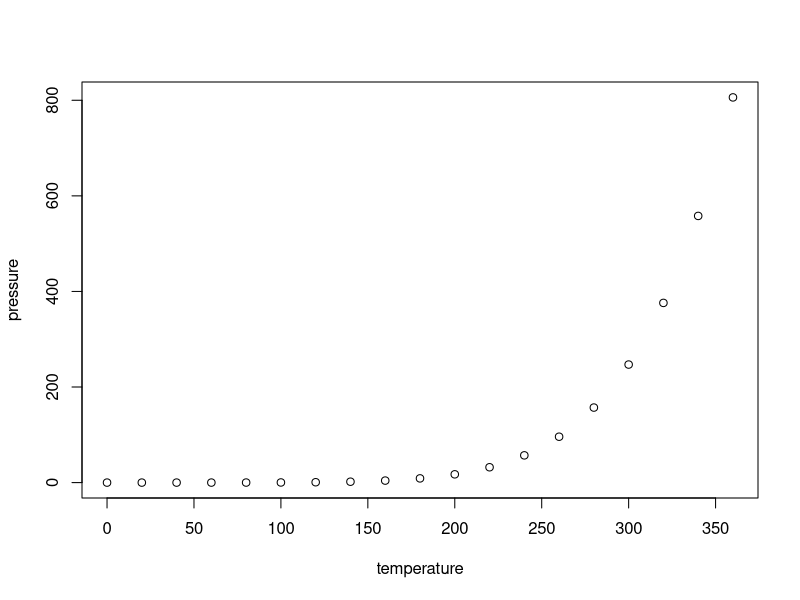
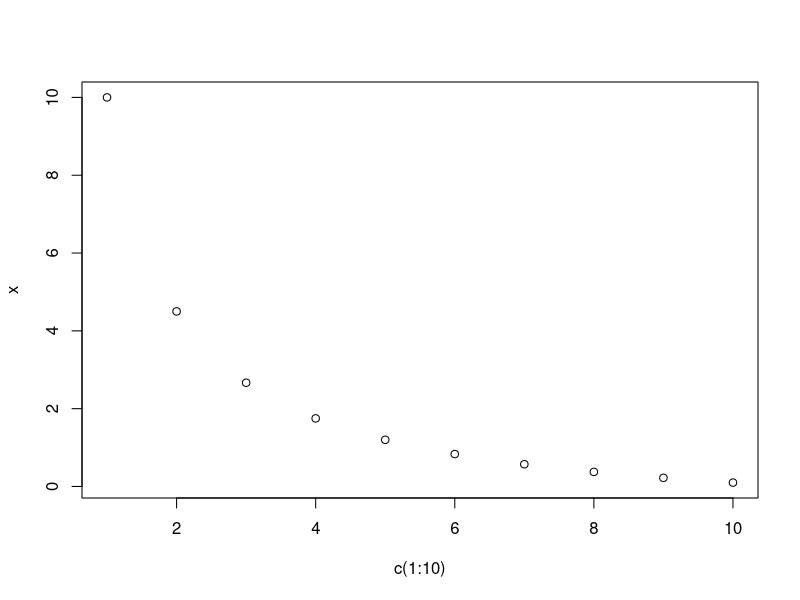

The R source for these figures, in order:
## ---- chunk 1
knitr::opts_chunk$set(echo = TRUE)
## ---- chunk 2
summary(cars)
## ---- chunk 3
plot(pressure)
## ---- chunk 4
x <- c(10:1)*1/c(1:10)
x
plot(c(1:10), x)
